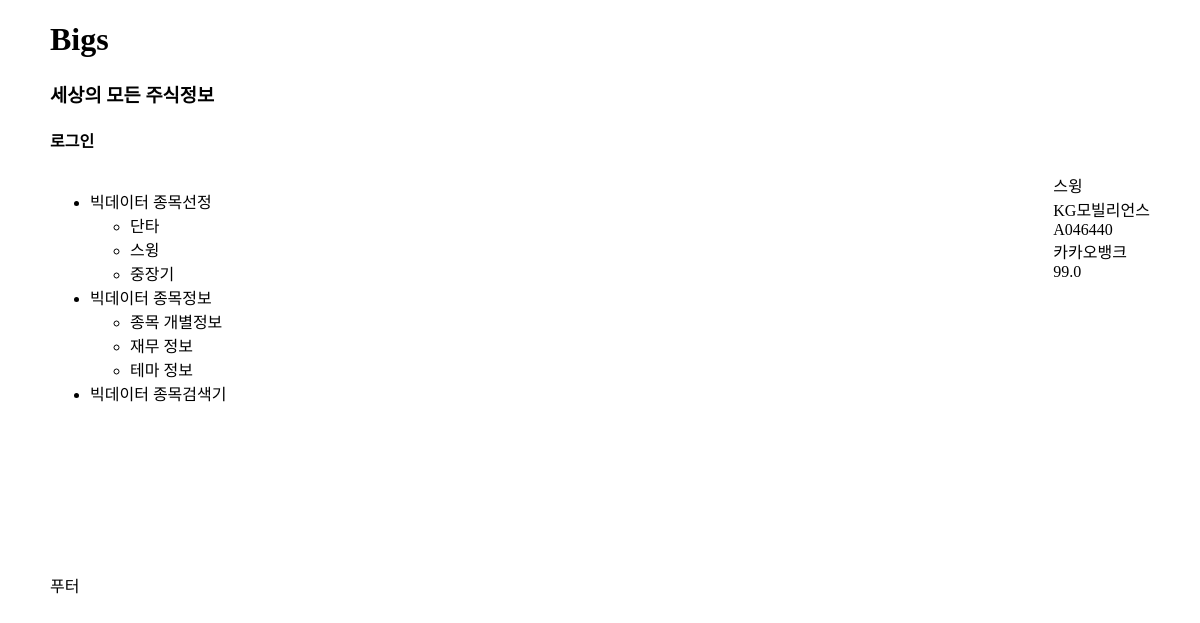
The app's page /stocks/KG모빌리언스 with its own data.
### stocks/models.py (models this page shows, shortened)
class StockCard(models.Model):
	category = models.CharField(max_length=10)
	name = models.CharField(max_length=30)
	code = models.CharField(max_length=10)
	theme = models.TextField()
	bigs_score = models.DecimalField(max_digits=3, decimal_places=1)

### stocks/views.py (the view)
# urls.py: path('stocks/<stockname>', views.stockpage, name='stockpage')
def stockpage(request, stockname):
	stock = StockCard.objects.get(name=stockname)
	context = {'stock':stock}
	return render(request, 'stocks/stockpage.html', context)

### stocks/templates/stocks/stockpage.html
{% extends "./base_generic.html" %}
{% block content %}
	{{stock.category}}<br>
	{{stock.name}}<br>
	{{stock.code}}<br>
	{{stock.theme}}<br>
	{{stock.bigs_score}}<br>
{% endblock %}

### stocks/static/stocks/style.css (style rules this page uses)
* { font-family: 'Nanum Gothic'; }

### records on screen
StockCard: category "스윙", name "KG모빌리언스", code "A046440", theme "카카오뱅크", bigs_score "99.0"
